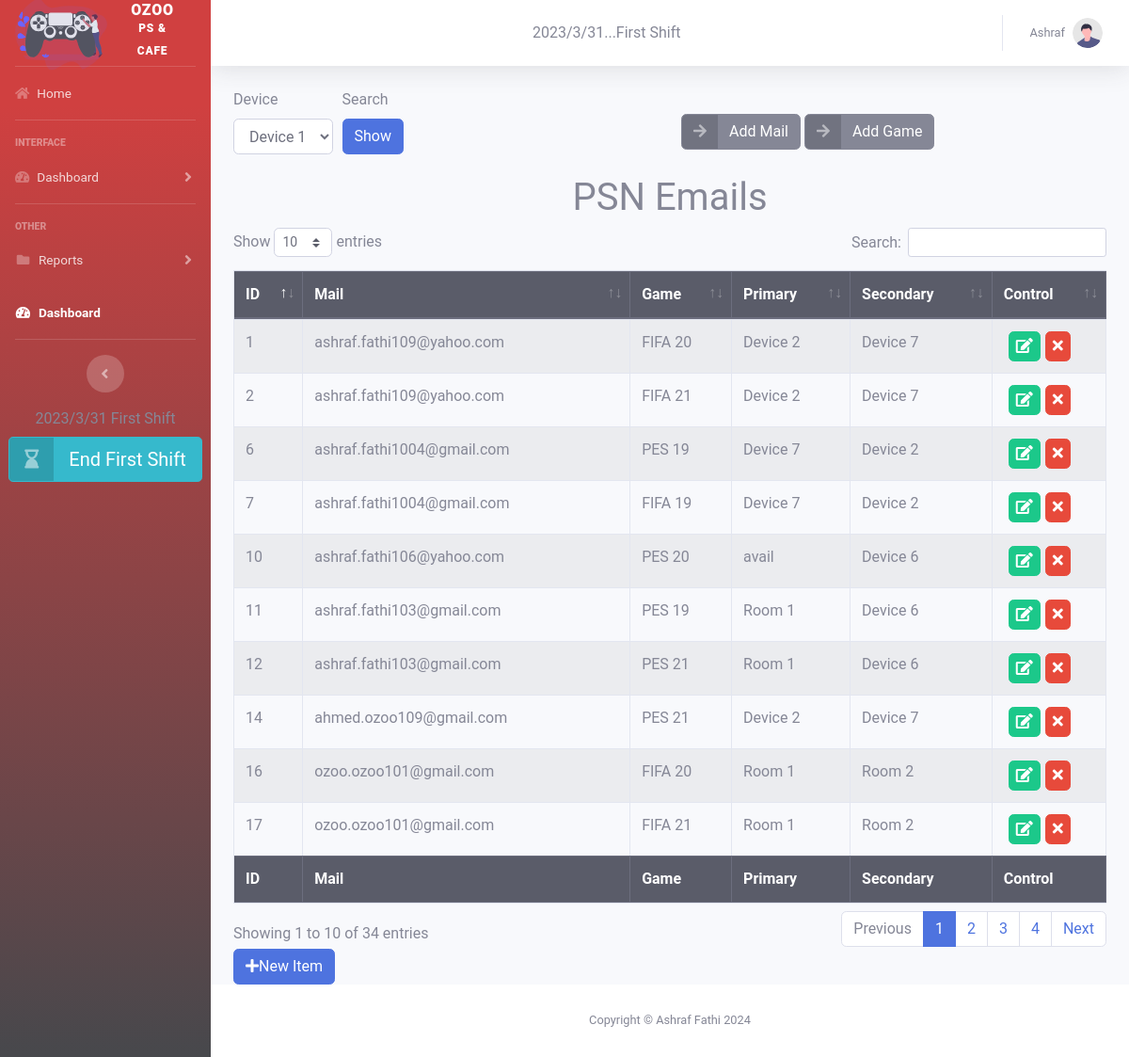
Page /games.php (signed in) on the committed database.
### tables this page shows
CREATE TABLE `config` (
  `ID` int(11) NOT NULL,
  `current_shift` varchar(255) NOT NULL,
  `shift_day` int(2) NOT NULL,
  `shift_month` int(2) NOT NULL,
  `shift_year` int(4) NOT NULL
);

CREATE TABLE `games` (
  `ID` int(11) NOT NULL,
  `mail` varchar(255) NOT NULL,
  `prim` varchar(255) NOT NULL,
  `secondry` varchar(255) NOT NULL,
  `game` varchar(255) NOT NULL
);

### games.php (the view, shortened to what this page needs)
<?php
if (isset($_SESSION['username'])) {
  include 'init.php';
    $do = isset($_GET['do']) ? $_GET['do'] : "Manage";
         if($do=="Manage")
          {
          	?>
          <div class="container">
           <div class="row">
              <div class="col-sm-12 col-md-6">
                <form  class="form-horizontal" action="?do=searchDevice" method="POST">
                    <div class="form-row">
                    <div class="form-group col-md-3">
                      <label class="control-label">Device</label>
                      <div>
                        <select class="form-control" name="device">
                            <?php
                           $stmt =$con->prepare("SELECT * FROM devices");
                           $stmt ->execute();
                           $devices =$stmt->fetchAll();
                           foreach ($devices as  $device) {
                              echo "<option value='" . $device['Name'] . "'>" . $device['Name'] . "</option>";
                            }
                           ?>
                        </select>
                      </div>
                    </div>
                    <div class="form-group col-md-3">
                      <label class="control-label">Search</label>
                      <div class="">
                        <input type="submit" value="Show" class="btn btn-primary" />
                      </div>
                    </div>
                    </div>
               </form>
              </div>
              <div class="col-sm-12 col-md-6">
              	<a href="?do=Add" class="addmail btn btn-secondary btn-icon-split">
                    <span class="icon text-white-50">
                         <i class="fas fa-arrow-right"></i>
                    </span>
                    <span class="text">Add Mail</span>
                 </a>
                 <a href="?do=Addgame" class="addmail btn btn-secondary btn-icon-split">
                    <span class="icon text-white-50">
                         <i class="fas fa-arrow-right"></i>
                    </span>
                    <span class="text">Add Game</span>
                 </a>
              </div>
            </div>
            </div>
            <?php
            $stmt2 = $con->prepare("SELECT * FROM games ");
            $stmt2 ->execute();
            $mails  = $stmt2->fetchAll();
            echo "<h1 class='text-center'>" . "PSN Emails". "</h1>";
                ?>
                <div class="container">
                 <div class="table-responsiv">
                    <table class="table table-bordered table-striped" id="dataTable" width="100%" cellspacing="0">
                      <thead class="thead-dark">
                        <th>ID</th>
                        <th>Mail</th>
                        <th>Game</th>
                        <th>Primary</th>
                        <th>Secondary</th>
                        <th>Control</th>
                      </thead>
                      <tfoot class="thead-dark">
                        <tr>
                          <th>ID</th>
                          <th>Mail</th>
                          <th>Game</th>
                          <th>Primary</th>
                          <th>Secondary</th>
                          <th>Control</th>
                        </tr>
                      </tfoot>
                      <tbody>
                      <?php
                        foreach($mails as $mail ) {
                                echo "<tr'>";
                                     echo "<td>" . $mail['ID']          . "</td>";
                                     echo "<td>" . $mail['mail']        . "</td>";
                                     echo "<td>" . $mail['game']        . "</td>";
                                     echo "<td>" . $mail['prim']        . "</td>";
                                     echo "<td>" . $mail['secondry']   . "</td>";
                                     echo "<td>";
                                               echo "<a href='games.php?do=EditMails&id=" . $mail['ID'] . "' class='slim btn btn-success'><i class ='fa fa-edit'></i></a>";
                                               echo "<a href='games.php?do=DeleteMails&id=" . $mail['ID'] . "' class='slim btn btn-danger confirm'><i class ='fas fa-times'></i></a>";
                                     echo"</td>";
                       }
                      ?>
                      </tbody>
                    </table>
                   </div>
                    <a href='games.php?do=Add' class="btn btn-primary"><i class="fa fa-plus"></i>New Item</a>
                  </div>
                 <?php
          }
  include $tpl . 'footer.php';
}else{
   header('Location: home.php' );
   exit();
}
?>

### includes/templates/navbar.php (shortened to what this page needs)
<div id="wrapper">
    <ul class="navbar-nav bg-gradient-primary sidebar sidebar-dark accordion" id="accordionSidebar">
        <a class="sidebar-brand d-flex align-items-center justify-content-center" href="home.php">
            <img class="gaming-logo rounded-circle"
                                src="img/undraw_gaming_6oy3.svg">
            <div class="sidebar-brand-text mx-3">OZOO <sup>PS & CAFE</sup></div>
        </a>
        <hr class="sidebar-divider my-0">
        <li class="nav-item">
            <a class="nav-link" href="home.php">
                <i class="fas fa-home"></i>
                <span>Home</span></a>
        </li>
        <hr class="sidebar-divider">
        <div class="sidebar-heading">
            Interface
        </div>
        <li class="nav-item">
            <a class="nav-link collapsed" href="home.php" data-toggle="collapse" data-target="#collapseTwo"
                aria-expanded="true" aria-controls="collapseTwo">
                <i class="fas fa-tachometer-alt"></i>
                <span>Dashboard</span>
            </a>
        </li>
        <hr class="sidebar-divider">
        <div class="sidebar-heading">
            Other
        </div>
        <li class="nav-item">
            <a class="nav-link collapsed" href="reports.php" data-toggle="collapse" data-target="#collapsePages"
                aria-expanded="true" aria-controls="collapsePages">
                <i class="fas fa-fw fa-folder"></i>
                <span>Reports</span>
            </a>
        </li>
        <?php if (isset($_SESSION['usertype'])){ ?>
        <li class="nav-item active">
            <a class="nav-link" href="dashboard.php">
                <i class="fas fa-fw fa-tachometer-alt"></i>
                <span>Dashboard</span></a>
        </li>
        <?php } ?>
        <hr class="sidebar-divider d-none d-md-block">
        <div class="text-center d-none d-md-inline">
            <button class="rounded-circle border-0" id="sidebarToggle"></button>
        </div>
         <div class="text-center d-none d-md-inline">
         <li><?php echo $shift_year."/". $shift_month ."/". $shift_day." ". $current_shift ?></li>
         <a  href="action.php?do=endShift" style="margin: 7px;" class="btn btn-info btn-icon-split btn-lg" data-toggle="modal" data-target="#endShiftModal" >
            <span class="icon text-white-50">
                <i class="fas fa-hourglass-end"></i>
            </span>
            <span class="text">
                 End <?php echo $current_shift; ?>
            </span>
         </a>
         </div>
    </ul>
    <div id="content-wrapper" class="d-flex flex-column">
        <div id="content">
            <nav class="navbar navbar-expand navbar-light bg-white topbar mb-4 static-top shadow">
                <ul class="navbar-nav ml-auto">
                    <li><?php echo $shift_year."/". $shift_month ."/". $shift_day."... " ?></li>
                    <li><?php echo $current_shift ?></li>
                </ul>
                <ul class="navbar-nav ml-auto">
                    <li class="nav-item dropdown no-arrow">
                        <a class="nav-link dropdown-toggle" href="#" id="userDropdown" role="button"
                            data-toggle="dropdown" aria-haspopup="true" aria-expanded="false">
                            <span class="mr-2 d-none d-lg-inline text-gray-600 small"><?php echo $_SESSION['username'] ?></span>
                            <img class="img-profile rounded-circle"
                                src="img/undraw_profile.svg">
                        </a>
                    </li>
                </ul>
            </nav>

### css/backend.css (style rules this page uses)
body { background-color: #d8d8d8; font-size: 16px; font-family: 'Roboto', sans-serif; }
* { margin: 0; padding: 0; }
.gaming-logo { width: 100px; }
.bg-gradient-primary { background-color: #b92525; background-image: linear-gradient( 180deg ,#d04040 10%,#47484c 100%); background-size: cover; }
.slim { padding: 3px 7px; margin-left: 5px; }
a { color: #858796; text-decoration: none; }
.addmail { margin: 27px auto; }

### rows in the picture
config: shift_year "2023", shift_month "3", shift_day "31", current_shift "First Shift"
games: ID "1", mail "ashraf.fathi109@yahoo.com", game "FIFA 20", prim "Device 2", secondry "Device 7"
games: ID "2", mail "ashraf.fathi109@yahoo.com", game "FIFA 21", prim "Device 2", secondry "Device 7"
games: ID "6", mail "ashraf.fathi1004@gmail.com", game "PES 19", prim "Device 7", secondry "Device 2"
games: ID "7", mail "ashraf.fathi1004@gmail.com", game "FIFA 19", prim "Device 7", secondry "Device 2"
games: ID "10", mail "ashraf.fathi106@yahoo.com", game "PES 20", prim "avail", secondry "Device 6"
games: ID "11", mail "ashraf.fathi103@gmail.com", game "PES 19", prim "Room 1", secondry "Device 6"
games: ID "12", mail "ashraf.fathi103@gmail.com", game "PES 21", prim "Room 1", secondry "Device 6"
games: ID "14", mail "ahmed.ozoo109@gmail.com", game "PES 21", prim "Device 2", secondry "Device 7"
games: ID "16", mail "ozoo.ozoo101@gmail.com", game "FIFA 20", prim "Room 1", secondry "Room 2"
games: ID "17", mail "ozoo.ozoo101@gmail.com", game "FIFA 21", prim "Room 1", secondry "Room 2"

### other values in the picture
$_SESSION['username'] "Ashraf"
form field device "Device 1"
